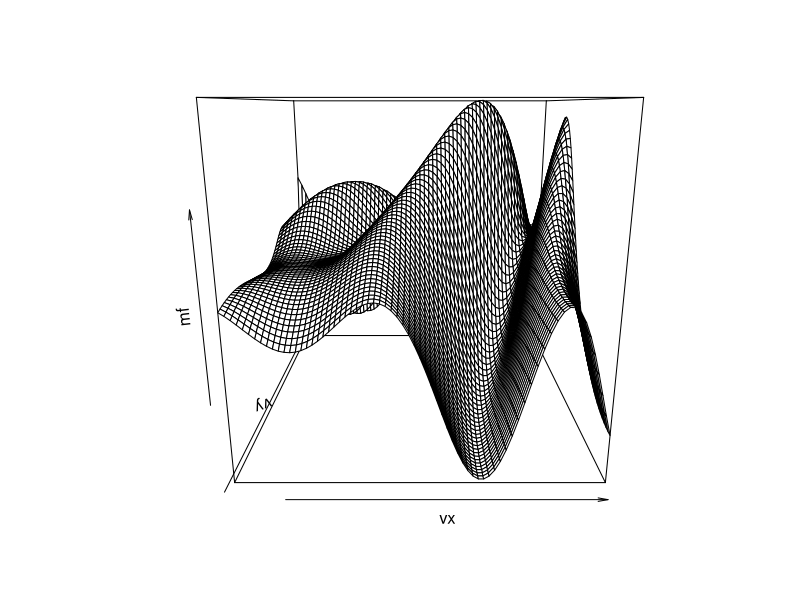
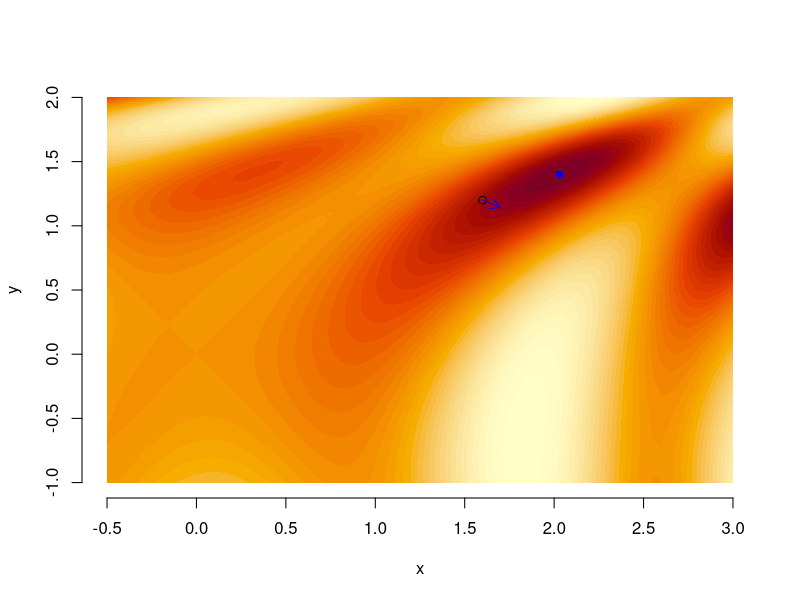
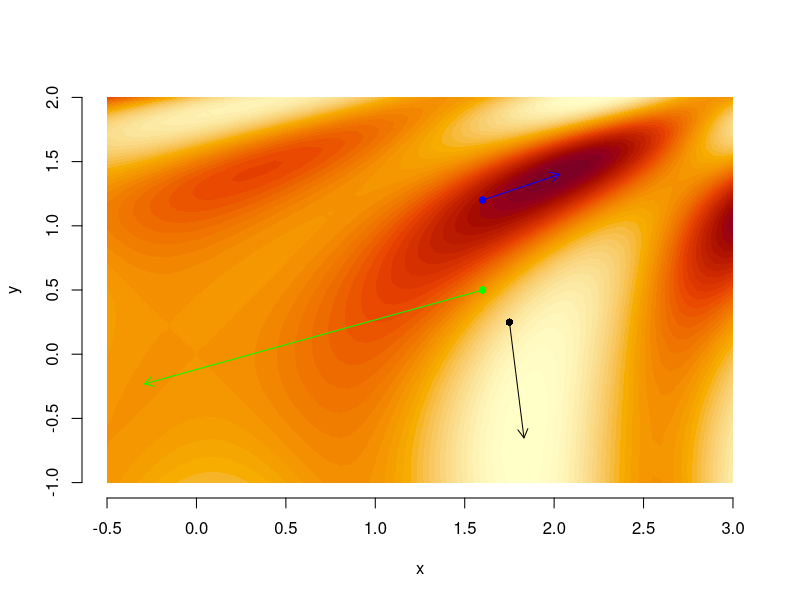

R code for these plots, in order:
## ---- chunk 1
#| echo: false
###Steepest Ascent Method###

# golden section algorithm from last week
gsection <- function(f, dX.l, dX.r, dX.m, dTol = 1e-9) {
  
  # golden ratio plus one
  dGR1 <- 1 + (1 + sqrt(5))/2
  
  # successively refine x.l, x.r, and x.m
  f.l <- f(dX.l)
  f.r <- f(dX.r)
  f.m <- f(dX.m)
  while ((dX.r - dX.l) > dTol) { 
    if ((dX.r - dX.m) > (dX.m - dX.l)) { # if the right segment is wider than the left 
      dY <- dX.m + (dX.r - dX.m)/dGR1 # put Y into the right segment according to the golden ratio
      f.y <- f(dY)
      if (f.y >= f.m) {
        dX.l <- dX.m
        f.l <- f.m
        dX.m <- dY
        f.m <- f.y
      } else {
        dX.r <- dY
        f.r <- f.y
      }
    } else { #if the left segment is wider than the right
      dY <- dX.m - (dX.m - dX.l)/dGR1 # put Y into the left segment according to the golden ratio
      f.y <- f(dY)
      if (f.y >= f.m) {
        dX.r <- dX.m
        f.r <- f.m
        dX.m <- dY
        f.m <- f.y
      } else {
        dX.l <- dY
        f.l <- f.y
      }
    }
  }
  return(dX.m)
}

# line search
line.search <- function(f, vX, vG, dTol = 1e-9, dA.max = 2^5) {
  # f is a real function that takes a vector of length d
  # x and y are vectors of length d
  # line.search uses gsection to find a >= 0 such that
  # g(a) = f(x + a*y) has a local maximum at a,
  # within a tolerance of tol
  # if no local max is found then we use 0 or a.max for a
  # the value returned is x + a*y
  if (sum(abs(vG)) == 0){
    return(vX) # +0*vG
  } # g(a) constant
  g <- function(dA){
    return(f(vX + dA*vG)) 
  }
  # find a triple a.l < a.m < a.r such that
  # g(a.l) <= g(a.m) and g(a.m) >= g(a.r)
  
  # choose a.l
  dA.l <- 0
  g.l <- g(dA.l)
  # find a.m
  dA.m <- 1
  g.m <- g(dA.m)
  while ((g.m < g.l) & (dA.m > dTol)) {
    dA.m <- dA.m/2
    g.m <- g(dA.m)
  }
  # if a suitable a.m was not found then use 0 for a, so just return vX as the next step
  if ((dA.m <= dTol) & (g.m < g.l)){
    return(vX)
  } 
  # find a.r
  dA.r <- 2*dA.m
  g.r <- g(dA.r)
  while ((g.m < g.r) & (dA.r < dA.max)) {
    dA.m <- dA.r
    g.m <- g.r
    dA.r <- 2*dA.m
    g.r <- g(dA.r)
  }
  # if a suitable a.r was not found then use a.max for a
  if ((dA.r >= dA.max) & (g.m < g.r)){
    return(vX + dA.max*vG)
  } 
  # apply golden-section algorithm to g to find a
  dA <- gsection(g, dA.l, dA.r, dA.m)
  return(vX + dA*vG)
}

# ascent function
ascent <- function(f, grad.f, vX0, dTol = 1e-9, n.max = 100) {
  vX.old <- vX0
  vX <- line.search(f, vX0, grad.f(vX0))
  n <- 1
  while ((f(vX) - f(vX.old) > dTol) & (n < n.max)) {
    vX.old <- vX
    vX <- line.search(f, vX, grad.f(vX))
    #cat("at iteration", n, "the coordinates of x are", vX, "\n")
    n <- n + 1
  }
  return(vX)
}

## Example ##
# function
f <- function(vX) {
  dOut = sin(vX[1]^2/2 - vX[2]^2/4) * cos(2*vX[1] - exp(vX[2]))
  return(dOut)
}

# gradient
grad.f <- function(vX) {
  dX_prime.1 = cos(vX[1]^2/2 - vX[2]^2/4)*vX[1] * cos(2*vX[1] - exp(vX[2]))
  dX_prime.2 = sin(vX[1]^2/2 - vX[2]^2/4) * (-sin(2*vX[1] - exp(vX[2]))*2)
  dY_prime.1 = cos(vX[1]^2/2 - vX[2]^2/4)*(-vX[2]/2) * cos(2*vX[1] - exp(vX[2]))
  dY_prime.2 = sin(vX[1]^2/2 - vX[2]^2/4) * sin(2*vX[1] - exp(vX[2]))*exp(vX[2])
  vOut = c(dX_prime.1 + dX_prime.2, dY_prime.1 + dY_prime.2)
  return(vOut)
}


## ---- chunk 2
# function
f <- function(vX) {
  dOut = sin(vX[1]^2/2 - vX[2]^2/4) * cos(2*vX[1] - exp(vX[2]))
  return(dOut)
}

# gradient
grad.f <- function(vX) {
  dX_prime.1 = cos(vX[1]^2/2 - vX[2]^2/4)*vX[1] * cos(2*vX[1] - exp(vX[2]))
  dX_prime.2 = sin(vX[1]^2/2 - vX[2]^2/4) * (-sin(2*vX[1] - exp(vX[2]))*2)
  dY_prime.1 = cos(vX[1]^2/2 - vX[2]^2/4)*(-vX[2]/2) * cos(2*vX[1] - exp(vX[2]))
  dY_prime.2 = sin(vX[1]^2/2 - vX[2]^2/4) * sin(2*vX[1] - exp(vX[2]))*exp(vX[2])
  vOut = c(dX_prime.1 + dX_prime.2, dY_prime.1 + dY_prime.2)
  return(vOut)
}

ascent(f, grad.f, vX0 = c(0.1, 0.3))
ascent(f, grad.f, vX0 = c(0, 0.5))
## ---- chunk 3
#| echo: false

# run algorithm
vX0=c(1.6,1.2)
vX_star<-ascent(f, grad.f, vX0 = vX0)
#vX_star

# plot the contour lines of the function
# constructing the vectors and matrix for the plots
vx <- seq(-0.5, 3, 0.05)
vy <- seq(-1, 2, 0.05)
mf <- matrix(0, length(vx), length(vy))
for(i in 1:length(vx)){
  for(j in 1:length(vy)){
    mf[i,j]<-f(c(vx[i], vy[j]))
  }
}
# 3d plot
persp(vx, vy, mf)

# what does the path look like in that direction?
va<-matrix(seq(0,1,0.01),1)
vg.a<-apply(X=va, MARGIN=2, FUN=function(a){f(vX0+a*grad.f(vX0))})
#plot(x=va, y=vg.a, type="l")

# optimal alpha should be somewhere around 0.1
vX1<-line.search(f, vX0, grad.f(vX0))
#vX1
a_m<-(vX1[1]-vX0[1])/grad.f(vX0)[1]
#a_m
#abline(v=a_m, col="blue")

# taking the step then looks like this
{
  plot(NA,xlim=range(vx),
       ylim=range(vy),xlab="x",ylab="y",
       frame=FALSE)
  levels = pretty(range(mf), 50)
  color.palette = function(n) hcl.colors(n, "YlOrRd", rev = TRUE)
  .filled.contour(x=vx, y=vy, z=mf,
                  levels=levels,
                  col=color.palette(length(levels) - 1))
  points(vX0[1], vX0[2])
  arrows(vX0[1], vX0[2], vX1[1], vX1[2], length=0.1, col="blue")
}

# adding the optimal point we found before
points(vX_star[1], vX_star[2], col="blue", pch=16)
## ---- chunk 4
#| echo: false
### Multivariate Gauss-Newton Method ###
newton <- function(f3, vX0, dTol = 1e-9, n.max = 100) {
  # Newton's method for optimisation, starting at x0
  # f3 is a function that given x returns the list
  # {f(x), grad f(x), Hessian f(x)}, for some f
  vX <- vX0
  f3.x <- f3(vX)
  n <- 0
  while ((max(abs(f3.x[[2]])) > dTol) & (n < n.max)) {
    vX <- vX - solve(f3.x[[3]], f3.x[[2]])
    #vX <- vX - solve(f3.x[[3]])%*%f3.x[[2]]
    f3.x <- f3(vX)
    #cat("At iteration", n, "the coordinates of x are", vX, "\n")
    n <- n + 1
  }
  if (n == n.max) {
    #cat('newton failed to converge\n')
  } else {
    return(vX)
  }
}


## Example cont'd ##
#function, gradient, and hessian in list
f3 <- function(vX) {
  dA <- vX[1]^2/2 - vX[2]^2/4
  dB <- 2*vX[1] - exp(vX[2])
  f <- sin(dA)*cos(dB)
  f1 <- cos(dA)*cos(dB)*vX[1] - sin(dA)*sin(dB)*2
  f2 <- -cos(dA)*cos(dB)*vX[2]/2 + sin(dA)*sin(dB)*exp(vX[2])
  f11 <- -sin(dA)*cos(dB)*(4 + vX[1]^2) + cos(dA)*cos(dB) -
    cos(dA)*sin(dB)*4*vX[1]
  f12 <- sin(dA)*cos(dB)*(vX[1]*vX[2]/2 + 2*exp(vX[2])) +
    cos(dA)*sin(dB)*(vX[1]*exp(vX[2]) + vX[2])
  f22 <- -sin(dA)*cos(dB)*(vX[2]^2/4 + exp(2*vX[2])) - cos(dA)*cos(dB)/2 -
    cos(dA)*sin(dB)*vX[2]*exp(vX[2]) + sin(dA)*sin(dB)*exp(vX[2])
  return(list(f, c(f1, f2), matrix(c(f11, f12, f12, f22), 2, 2)))
}

#check functions
#library(numDeriv)
#f(c(0,0.5))
#grad(f, c(0, 0.5))
#hessian(f, c(0, 0.5))

#f3(c(0,0.5))

## ---- chunk 5
newton(f3, vX0 = c(1.6, 1.2)) # maximum
newton(f3, vX0 = c(1.6, 0.5)) # saddle point
newton(f3, vX0 = c(1.75, 0.25)) # minimum
## ---- chunk 6
#| echo: false
n1<-newton(f3, vX0 = c(1.6, 1.2))
n2<-newton(f3, vX0 = c(1.6, 0.5))
n3<-newton(f3, vX0 = c(1.75, 0.25))

{
  plot(NA,xlim=range(vx),
       ylim=range(vy),xlab="x",ylab="y",
       frame=FALSE)
  levels = pretty(range(mf), 50)
  color.palette = function(n) hcl.colors(n, "YlOrRd", rev = TRUE)
  .filled.contour(x=vx, y=vy, z=mf,
                  levels=levels,
                  col=color.palette(length(levels) - 1))
  points(1.6, 1.2, pch=16, col="blue")
  arrows(1.6, 1.2, n1[1], n1[2], length=0.1, col="blue")
  
  points(1.6, 0.5, pch=16, col="green")
  arrows(1.6, 0.5, n2[1], n2[2], length=0.1, col="green")
  
  points(1.75, 0.25, pch=16, col="black")
  arrows(1.75, 0.25, n3[1], n3[2], length=0.1, col="black")
}

### optim function ###
#optim(c(1.6, 1.2), f, gr = grad.f, method = "BFGS", 
#      control = list(fnscale = -1))
## ---- chunk 7
eigen(f3(n1)[[3]]) # maximum

eigen(f3(n2)[[3]]) # saddle point

eigen(f3(n3)[[3]]) # minimum

## ---- chunk 8
# fnscale multiplies the function by -1, such that a maximum is found. 
# the default is a minimum
optim(c(1.6, 1.2), f, gr = grad.f, method = "BFGS", control = list(fnscale = -1))
